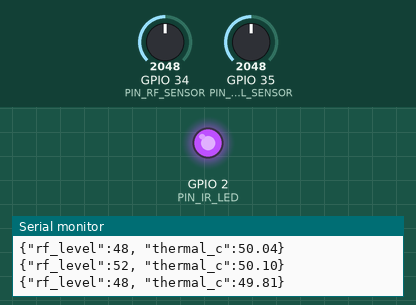
This sketch was run on a simulated ESP32. On the bench: output pins drawn as LEDs (lit = HIGH), the last lines printed to the serial monitor. The inputs (shaded band) are chosen by the test bench; at power-on: GPIO 35 (PIN_THERMAL_SENSOR) = 2048, GPIO 34 (PIN_RF_SENSOR) = 2048. Random numbers use the default seed unless the sketch sets one.

Above: at 1.2 s.
1.3 s: GPIO 35 (PIN_THERMAL_SENSOR) set to 1414
2.9 s: GPIO 35 (PIN_THERMAL_SENSOR) set to 1385
At 4.07 s:
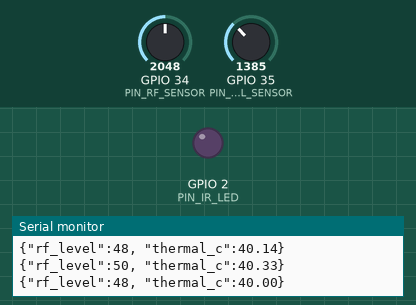
5.6 s: GPIO 35 (PIN_THERMAL_SENSOR) set to 1228
At 6.2 s:
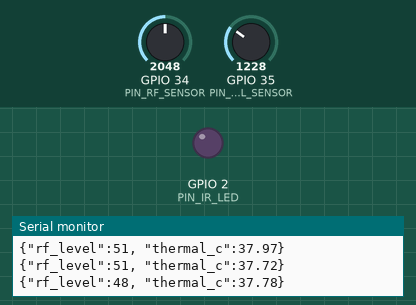
7.1 s: GPIO 34 (PIN_RF_SENSOR) set to 3395
8.8 s: GPIO 34 (PIN_RF_SENSOR) set to 3503
At 11.3 s:
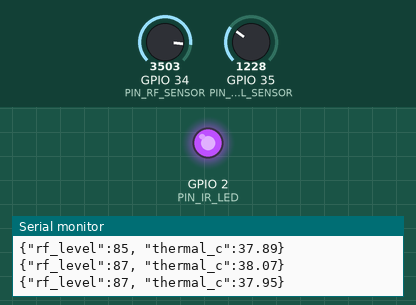
11.8 s: GPIO 34 (PIN_RF_SENSOR) set to 3630
Timing chart, 0 to 14.3 s (numbered marks = the images above; inputs shaded):
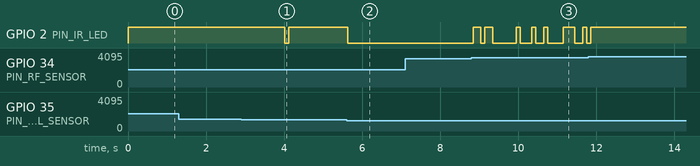

The sketch:

sketch.ino
```cpp
/*
 * ARGUS - Hardware Simulation (Advanced Mode)
 * * PURPOSE: Simulates Sensor Noise to validate Z-Score AI
 * * MAPPING:
 * - Potentiometer (PIN 34) --> RF Base Signal
 * - Potentiometer (PIN 35) --> Thermal Base Temp
 * - LED (PIN 2)            --> Warning Indicator
 */

#include <Arduino.h>

// --- PIN DEFINITIONS ---
const int PIN_RF_SENSOR = 34;
const int PIN_THERMAL_SENSOR = 35;
const int PIN_IR_LED = 2;

// --- VARIABLES ---
int rf_raw = 0;
int thermal_raw = 0;
int rf_output = 0;
float temp_output = 0.0;

// Simulation Variables
float noise_factor = 0.0;

void setup() {
  Serial.begin(115200);
  pinMode(PIN_RF_SENSOR, INPUT);
  pinMode(PIN_THERMAL_SENSOR, INPUT);
  pinMode(PIN_IR_LED, OUTPUT);

  // Random seed generation for realistic noise
  randomSeed(analogRead(0));

  Serial.println("ARGUS SYSTEM INITIALIZED... SENSOR SIMULATION ACTIVE");
}

void loop() {
  // -------------------------------------------------
  // 1. READ SENSORS (THE BASELINE)
  // -------------------------------------------------
  rf_raw = analogRead(PIN_RF_SENSOR);
  thermal_raw = analogRead(PIN_THERMAL_SENSOR);

  // -------------------------------------------------
  // 2. INJECT REALISM (THE UPGRADE)
  // -------------------------------------------------

  // A. Add "Jitter" to RF Signal (Real WiFi signals bounce around)
  // Maps 0-4095 to 0-100%, then adds random noise (-2% to +2%)
  int rf_noise = random(-2, 3);
  rf_output = map(rf_raw, 0, 4095, 0, 100) + rf_noise;
  rf_output = constrain(rf_output, 0, 100); // Keep it within 0-100

  // B. Add "Micro-Fluctuations"
  // Real sensors fluctuate by +/- 0.2 degrees naturally
  float temp_base = map(thermal_raw, 0, 4095, 200, 800) / 10.0;
  float temp_jitter = random(-20, 20) / 100.0; // +/- 0.20 deg C
  temp_output = temp_base + temp_jitter;

  // -------------------------------------------------
  // 3. LED LOGIC (Fail-Safe)
  // -------------------------------------------------
  // Simple hardware trigger (The App handles the complex Z-Score trigger)
  bool warning_active = (rf_output > 85) || (temp_output > 40.0);

  if (warning_active) {
      digitalWrite(PIN_IR_LED, HIGH);
  } else {
      digitalWrite(PIN_IR_LED, LOW);
  }

  // -------------------------------------------------
  // 4. OUTPUT DATA (JSON)
  // -------------------------------------------------
  Serial.print("{");
  Serial.print("\"rf_level\":");
  Serial.print(rf_output);
  Serial.print(", ");
  Serial.print("\"thermal_c\":");
  Serial.print(temp_output, 2); // 2 decimal places for precision
  Serial.println("}");

  delay(100); // Faster refresh rate (10Hz) to test App speed
}
```

Measured:
- the behaviour switches between 1386 and 1385 on GPIO 35 (PIN_THERMAL_SENSOR) (found by bisection; images 0 and 1)
- the behaviour switches between 3439 and 3440 on GPIO 34 (PIN_RF_SENSOR) (found by bisection; images 2 and 3)
- after the input at 2.9 s, GPIO 2 (PIN_IR_LED): HIGH → LOW after 1.1 s, → HIGH 0.10 s later
- after the input at 5.6 s, GPIO 2 (PIN_IR_LED): HIGH → LOW at once
- after the input at 8.8 s, GPIO 2 (PIN_IR_LED): LOW → HIGH at once, → LOW 0.20 s later, → HIGH 0.10 s later, → LOW 0.20 s later, … (14 changes in this stretch)
